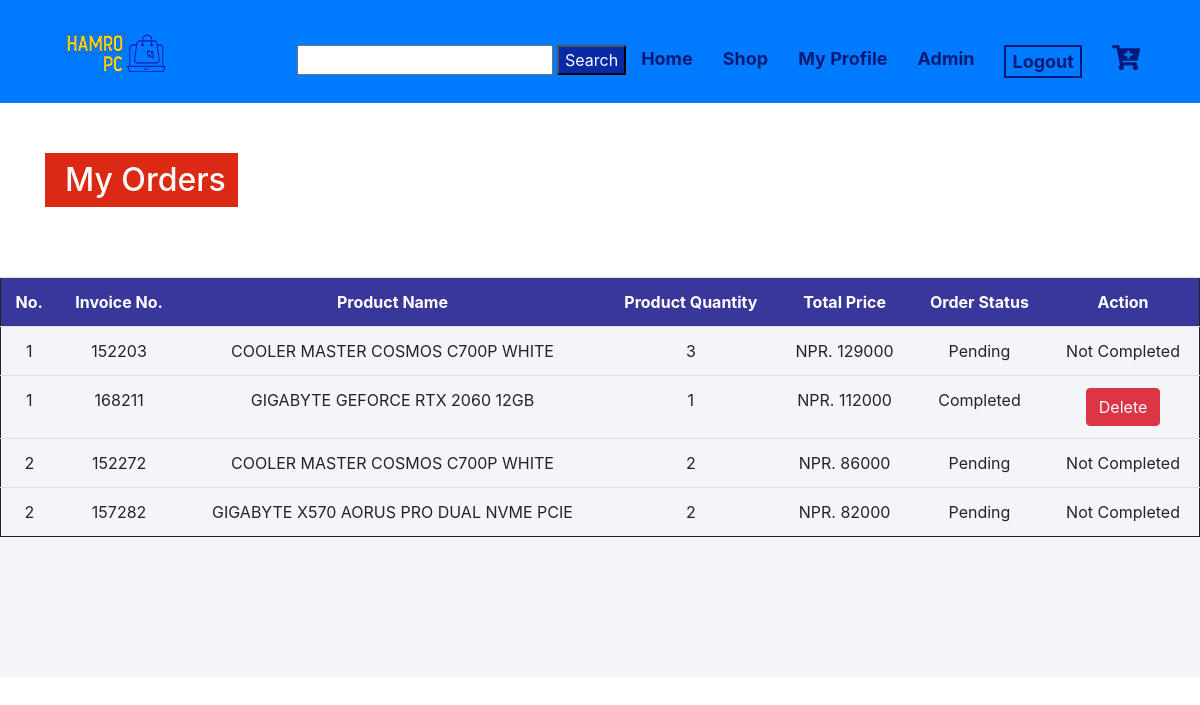
/myorder (signed in), run on an earlier commit of the app's database.
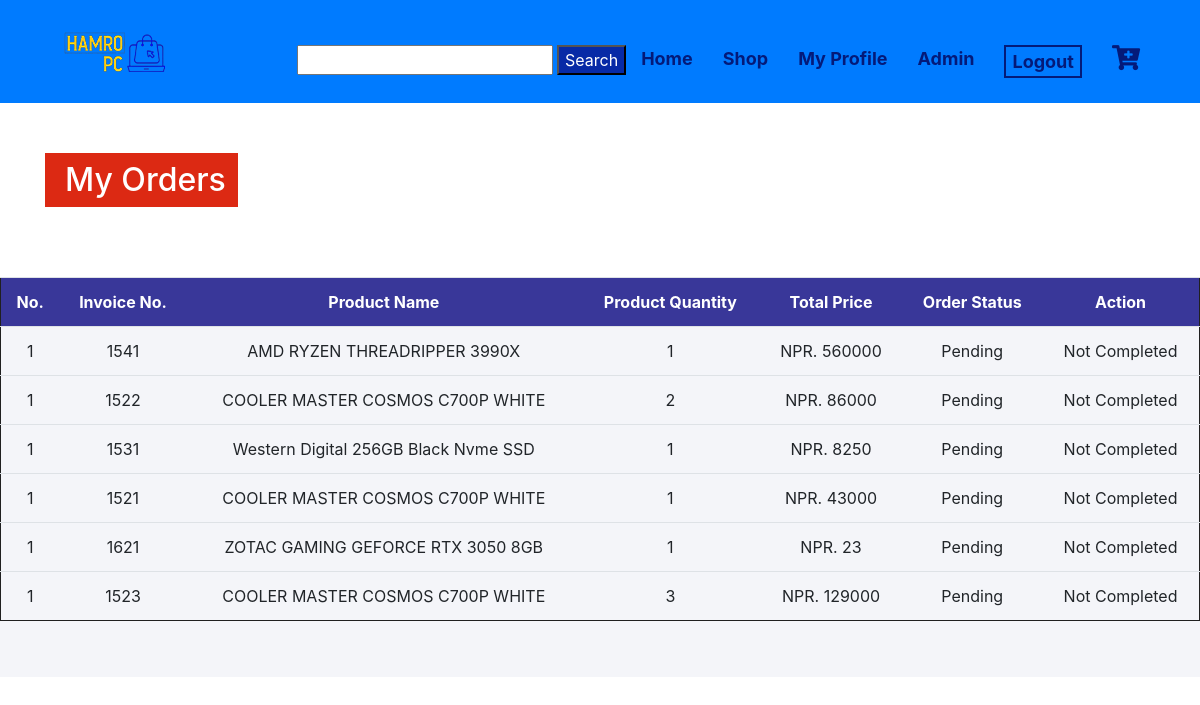
And on a later commit of the database.
### tables this page shows
CREATE TABLE `ordertable` (
  `userID` int(11) NOT NULL,
  `productID` int(11) NOT NULL,
  `productQuantity` int(11) NOT NULL,
  `orderdate` varchar(50) NOT NULL,
  `order_progress` varchar(255) NOT NULL,
  `payment` varchar(255) NOT NULL,
  `InvoiceNo` varchar(255) NOT NULL
);

CREATE TABLE `product` (
  `productID` int(11) NOT NULL,
  `name` varchar(100) NOT NULL,
  `price` int(11) NOT NULL,
  `description` varchar(255) NOT NULL,
  `category` varchar(100) NOT NULL,
  `image` varchar(255) NOT NULL,
  `stock` int(150) NOT NULL,
  `prodtype` varchar(255) NOT NULL
);

### myorder.php (the view, shortened to what this page needs)
<?php
include 'connect.php';
?>
<!DOCTYPE html>
<html lang="en">
<head>
    <link rel="stylesheet" href="https://use.fontawesome.com/releases/v5.0.12/css/all.css">
    <link rel="stylesheet" href="https://maxcdn.bootstrapcdn.com/bootstrap/4.0.0/css/bootstrap.min.css">
    <link rel="stylesheet" href="style.css">
    <link rel="stylesheet" href="css/owl.carousel.min.css">
    <link rel="stylesheet" href="css/animate.min.css"> </head>
<body>
<?php
include 'nav.php'
?>
        <?php if(isset($_SESSION['userID'])){ ?>
    <div class="my-profile-area">
        <div class="container">
            <div class="section-title">
                <h2>My Orders</h2> </div>
            </div>
        </div>
        <?php
        $sql = 'select * from ordertable where userID="'.$_SESSION['userID'].'"';
        $result = mysqli_query($link, $sql);
        $count = mysqli_num_rows($result);
        if($count>0){
            ?>
            <div class="table-box">
            <table class="table table-striped-columns">
            <tr>
                        <th>No.</th>
                        <th>Invoice No.</th>
                        <th>Product Name</th>
                        <th>Product Quantity</th>
                        <th>Total Price</th>
                        <th>Order Status</th>
                        <th>Action</th>
                    </tr>
                    <?php
                    $sl=1;
                    $sql = 'select * from ordertable where userID="'.$_SESSION['userID'].'"';
                    $result = mysqli_query($link, $sql);
                    while ($row = mysqli_fetch_assoc($result)) {
                        echo '<tr><td>'.$sl.'</td>';
                        echo '<td>'. $row['userID'] . $row['productID'] . $row['InvoiceNo']. $row['productQuantity']. '</td>';
                        $sql2 = 'select * from product where productID="'.$row['productID'].'"';
                        $result2 = mysqli_query($link, $sql2);
                        $row2 = mysqli_fetch_assoc($result2);
                        echo '<td>'.$row2["name"].'</td>';
                        echo '<td>'.$row["productQuantity"].'</td>';
                        $ordertotal = $row['productQuantity'] * $row2['price'];
                        echo '<td>NPR. '.$ordertotal.'</td>';
                        echo '<td> '.$row["order_progress"].' </td>';?>
                        <td>
                           <?php if($row["order_progress"] == 'Completed'){?>
                        <button class="btn btn-danger">
                            <a href="orderdel.php?orderdeleteid=<?php echo $row['InvoiceNo'];?>" class="text-light" onclick="return confirm('Want To Delete This Order?');">Delete</a>
                            </button></td></tr>
                       <?php $sl = $sl + 1;}else{
                        echo 'Not Completed';
                       }
                    }
                    ?>
            </table>
            </div>
        <?php } else {?>
            <div class="container"><h2>You haven't Ordered AnyThing Yet <br> or <br> You have Deleted Your Order History</h2></div>
        <?php } ?>
    <?php } else {?>
        <div class="fault">
            <h2>Please login first</h2> </div>
    <?php } ?>
</body>
</html>

### nav.php (shortened to what this page needs)
<div class="header-area">
    <div class="header-top">
        <div class="container">
            <div class="row">
                <div class="col-md-2">
                    <div class="logo animation wow zoomIn"> <a href="index"><img src="images/pnglogohamropcnew.png" class="img-fluid" alt=""> </a></div>
                </div>
                <div class="col-md-10">
                    <div class="menu-area">
                        <div class="menu">
                            <ul class="nav justify-content-end">
                             <form method="post">
	                           <input class="search-border" type="textbox" name="search-input" required/>
	                           <input class="search" type="submit" name="search-submit" value="Search"/>
                             </form>
                                <li><a href="index"><b>Home</b></a></li>
                                <li><a href="shop"><b>Shop</b></a></li>
                                <?php
                                if(isset($_SESSION['email'])){
                                    echo '<li><a href="my_profile"><b>My Profile</b></a></li>';
                                }
                                if(isset($_SESSION['type'])){
                                    if($_SESSION['type']=='admin'){
                                        echo '<li><a href="./admin/dashboard"><b>Admin</b></a></li>';
                                    }
                                }
                                ?>
                                <?php
                                if (isset($_SESSION['userID'])) {?>
                                    <li><a href="log_out" onclick="return confirm('You Are Sure You Want To Logout?');"><button><b>Logout</b></button></a></li>
                                    <li><a href="cart"><i class="fas fa-cart-plus"></i></a></li>
                              <?php  }
                                else {
                                    echo '<li><a href="log_in"><button><b>Login</b></button></a></li>';
                                }
                                ?>
                            </ul>
                        </div>
                    </div>
                </div>
            </div>
        </div>
    </div>
</div>

### style.css (style rules this page uses)
body { margin: 0; padding: 0; }
.header-area { padding: 15px; background-color: #007bff; }
.logo { float: left; }
.logo img { padding-top: 15px; float: left; }
.menu-area { padding-bottom: 10px; float: right; }
.menu { margin-top: 30px; margin-left: 50px; }
.menu ul li a { padding: 10px 15px; text-decoration: none; font-size: 18px; color: rgba(5, 3, 88, 0.8); }
.menu ul li a button { background: transparent; font-size: 18px; color: rgba(5, 3, 88, 0.8); -webkit-transition: .5s; -moz-transition: .5s; transition: .5s; text-transform: capitalize; border: 2px solid rgba(5, 3, 88, 0.8); }
.menu ul li a i { font-size: 25px; }
.my-profile-area { padding-bottom: 40px; }
.table-box { width: 100%; height: 400px; overflow-y: scroll; background: #f4f5f9; }
.table-box table { width: 100%; }
.table-box table, th, td { border: 1px solid #202020; border-collapse: collapse; text-align: left; }
.table-box table th { position: sticky; top: 0; background: rgba(10, 8, 129, 0.8); color: #fff; }
.section-title { padding-top: 50px; }
.section-title h2 { text-align: center; background-color: #DC2913; position: relative; padding: 8px 12px; padding-left: 20px; margin-right: 10%; color: #fff; margin-bottom: 30px; display: inline-block; }
.cart-area .table-bx table tr, th { border: none; padding: 10px 40px; text-align: center; }
.admin-table table tr th, td { size: 50%; border: none; padding: 10px 80px; text-align: center; }
.admin-order table tr th, td { border: none; padding: 10px 80px; text-align: center; }

### nav.php (style rules this page uses)
.search { background-color:rgba(10, 8, 129, 0.7); color:white; }

What changed in the data, as far as the page shows it:
removed ordertable: userID "1", productID "52", InvoiceNo "20", productQuantity "3", productID.name "COOLER MASTER COSMOS C700P WHITE", productQuantity.price "129000", order_progress "Pending", shows "Not Completed"
removed ordertable: userID "1", productID "68", InvoiceNo "21", productQuantity "1", productID.name "GIGABYTE GEFORCE RTX 2060 12GB", productQuantity.price "112000", order_progress "Completed"
removed ordertable: sl "2", userID "1", productID "52", InvoiceNo "27", productQuantity "2", productID.name "COOLER MASTER COSMOS C700P WHITE", productQuantity.price "86000", order_progress "Pending", shows "Not Completed"
removed ordertable: sl "2", userID "1", productID "57", InvoiceNo "28", productQuantity "2", productID.name "GIGABYTE X570 AORUS PRO DUAL NVME PCIE", productQuantity.price "82000", order_progress "Pending", shows "Not Completed"
added ordertable: userID "1", productID "54", productQuantity "1", productID.name "AMD RYZEN THREADRIPPER 3990X", productQuantity.price "560000", order_progress "Pending", shows "Not Completed"
added ordertable: userID "1", productID "52", productQuantity "2", productID.name "COOLER MASTER COSMOS C700P WHITE", productQuantity.price "86000", order_progress "Pending", shows "Not Completed"
added ordertable: userID "1", productID "53", productQuantity "1", productID.name "Western Digital 256GB Black Nvme SSD", productQuantity.price "8250", order_progress "Pending", shows "Not Completed"
added ordertable: userID "1", productID "52", productQuantity "1", productID.name "COOLER MASTER COSMOS C700P WHITE", productQuantity.price "43000", order_progress "Pending", shows "Not Completed"
added ordertable: userID "1", productID "62", productQuantity "1", productID.name "ZOTAC GAMING GEFORCE RTX 3050 8GB", productQuantity.price "23", order_progress "Pending", shows "Not Completed"
added ordertable: userID "1", productID "52", productQuantity "3", productID.name "COOLER MASTER COSMOS C700P WHITE", productQuantity.price "129000", order_progress "Pending", shows "Not Completed"
